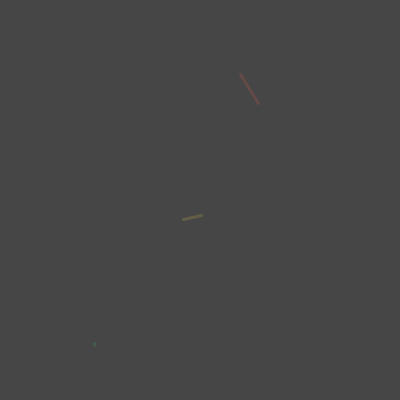
Frame 1 (no input)
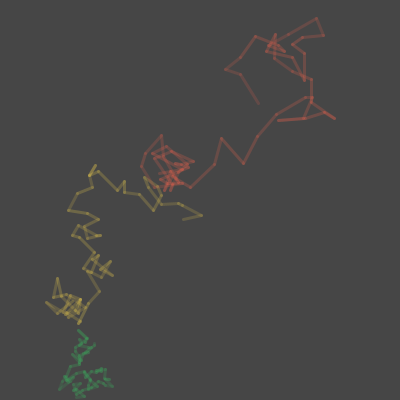
Frame 60 (the mouse pressed at the canvas centre just before this capture)
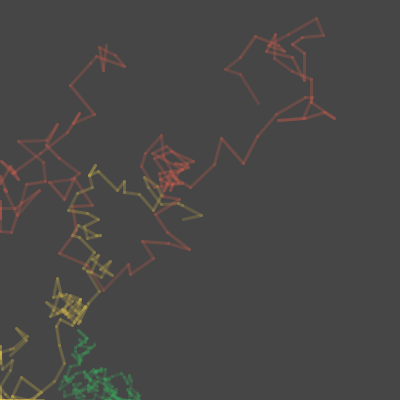
Frame 120 (the mouse held since frame 60 and released just before this capture)

The Processing sketch that drew these frames (run headless with seeded random() and noise(); from frame 60 on, the mouse is pressed at the canvas centre):

// Processing sketch: markerscribbler2
// ── markerscribbler2.pde
int SIZE;
Scribbler s1, s2,s3;
int baset, tvar;

class Scribbler {
  float x1, y1,x2,y2;
  int r;
  color c;
  int tr;

  Scribbler(float x1, float y1, int r, color c) {
    this.x1 = x1;
    this.y1 = y1;
    this.r = r;
    this.c = c;
    this.tr = baset + int(random(-tvar, tvar));
  }
  
  void scribble() {
    tr = baset + int(random(-tvar, tvar));
    stroke(c, tr);
    x2 = max(0, x1 + random(-r,r));
    x2 = min(x2, SIZE);
    y2 = max(0,y1 + random(-r,r));
    y2 = min(y2, SIZE);
    line(x1, y1, x2, y2);
    x1 = x2;
    y1 = y2;
  }
}

void setup() {
  SIZE = 400;
  surface.setSize(SIZE, SIZE);
  background(70);
  strokeWeight(3);
  baset = 50;
  tvar = 10;
  s1 = new Scribbler(random(SIZE), random(SIZE), 30, color(248, 99, 76));
  s2 = new Scribbler(random(SIZE), random(SIZE), 10, color(56, 183, 94));
  s3 = new Scribbler(random(SIZE), random(SIZE), 20, color(248, 214, 76));

}

void draw() {
    s1.scribble();
    s2.scribble();
    s3.scribble();

}
